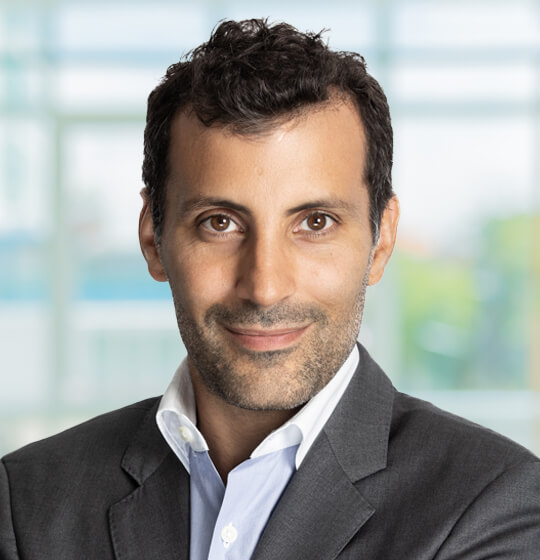
#> input picture uploads/people.jpg, 540 x 560 px
$ python -i Code.py   (imports and definitions only)   (older library calls are emulated)
#> lines starting #> are read from the running program, lines starting #| are printed output that depends on the picture
import os
from flask import Flask, request, render_template, redirect, url_for
import cv2
import numpy as np
import matplotlib.pyplot as plt
import matplotlib
# [3 lines not run here, left out]
UPLOAD_FOLDER = 'uploads'
# [1 line not run here, left out]
# [1 line that did not run here, left out]

def display_images(images, titles, save_path='static/uploads/result.png'):
    plt.figure(figsize=(15, 10))
    for i, (img, title) in enumerate(zip(images, titles)):
        plt.subplot(3, 3, i + 1)
        plt.imshow(cv2.cvtColor(img, cv2.COLOR_BGR2RGB))
        plt.title(title)
        plt.axis('off')
    plt.tight_layout()
    plt.savefig(save_path)
    plt.close()

def process_image(image_path):
#> called with image_path = 'uploads/people.jpg'
    image = cv2.imread(image_path)
#> image is the input picture: shape (560, 540, 3); mean B, G, R 151.3, 156, 156.7

    # Denoising the image
    gaussian_noise = np.random.normal(0, 25, image.shape).astype(np.uint8)
    noisy_image = cv2.add(image, gaussian_noise)
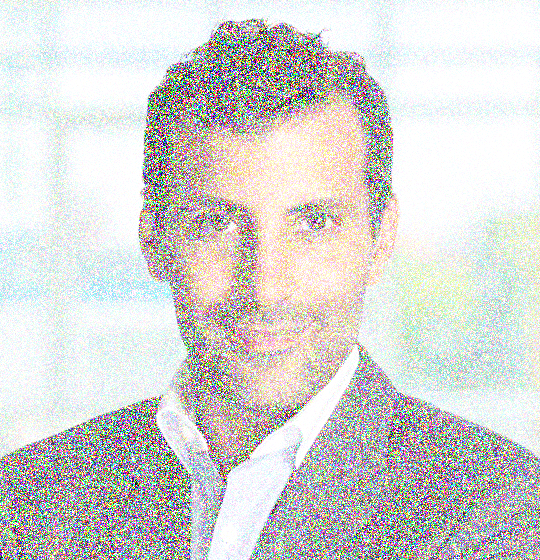
#> noisy_image: shape (560, 540, 3); mean B, G, R 209.6, 212.4, 213
    denoised_mean = cv2.blur(noisy_image, (5, 5))
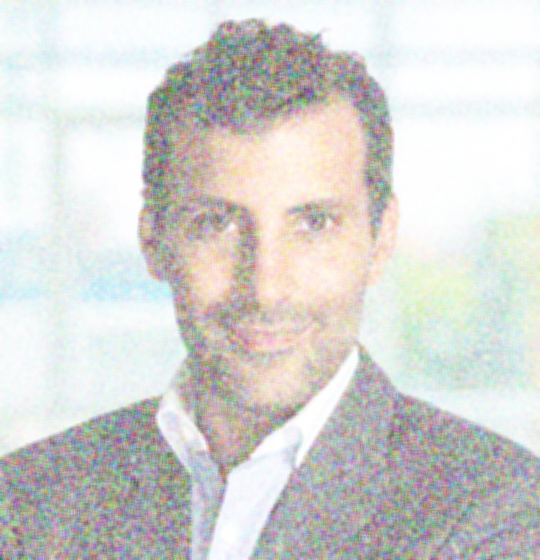
#> denoised_mean: shape (560, 540, 3); mean B, G, R 209.6, 212.4, 213
    denoised_median = cv2.medianBlur(noisy_image, 3)
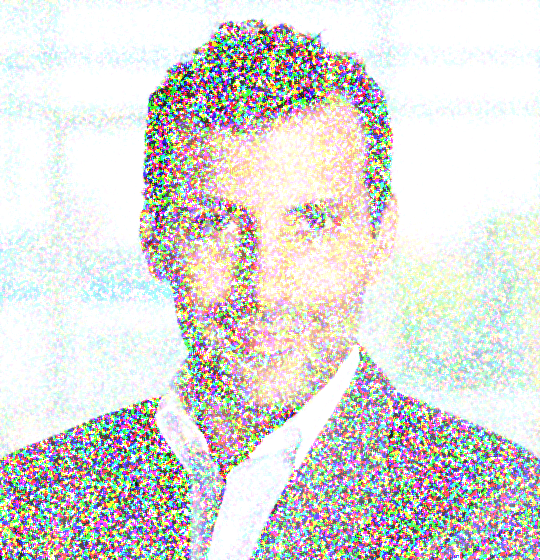
#> denoised_median: shape (560, 540, 3); mean B, G, R 213.2, 216.5, 217.3

    # Sharpening the image
    kernel = np.array([[-1, -1, -1],
                       [-1, 9, -1],
                       [-1, -1, -1]])
    sharpened_image = cv2.filter2D(src=image, ddepth=-1, kernel=kernel)

    # Edge Detection
    sobel_x = cv2.Sobel(cv2.cvtColor(image, cv2.COLOR_BGR2GRAY), cv2.CV_64F, 1, 0, ksize=3)
    sobel_y = cv2.Sobel(cv2.cvtColor(image, cv2.COLOR_BGR2GRAY), cv2.CV_64F, 0, 1, ksize=3)
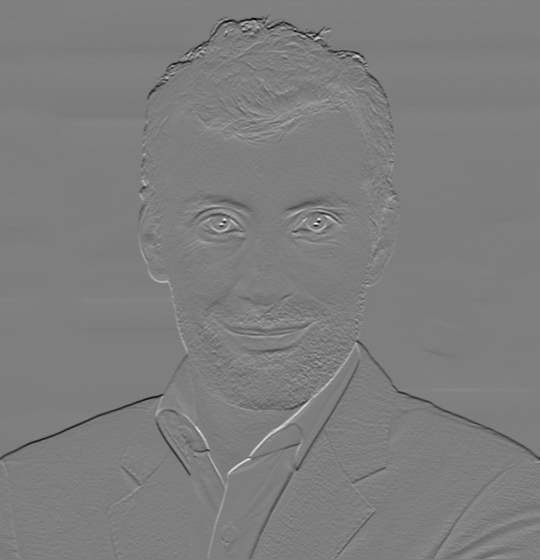
#> sobel_y: shape (560, 540) float64; min -770, max 784, mean -2; drawn with min black and max white
    sobel_edge = cv2.magnitude(sobel_x, sobel_y).astype(np.uint8)
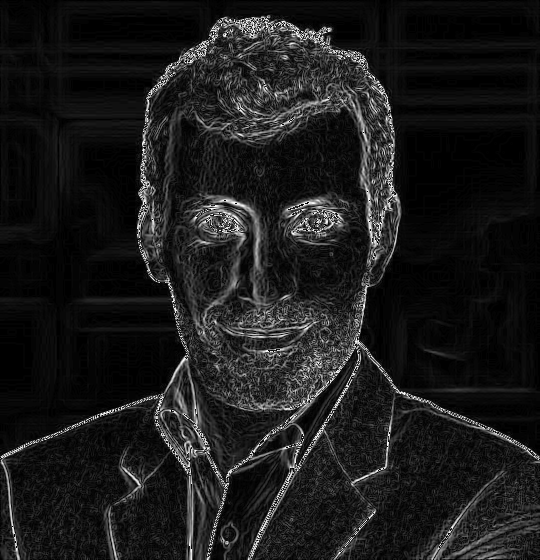
#> sobel_edge: shape (560, 540); min 0, max 255, mean 27.1

    prewitt_x = cv2.filter2D(cv2.cvtColor(image, cv2.COLOR_BGR2GRAY), -1, np.array([[1, 0, -1], [1, 0, -1], [1, 0, -1]]))
    prewitt_y = cv2.filter2D(cv2.cvtColor(image, cv2.COLOR_BGR2GRAY), -1, np.array([[1, 1, 1], [0, 0, 0], [-1, -1, -1]]))
    prewitt_edge = cv2.magnitude(prewitt_x.astype(float), prewitt_y.astype(float)).astype(np.uint8)

    gray_image = cv2.cvtColor(image, cv2.COLOR_BGR2GRAY)
    canny_edge = cv2.Canny(gray_image, 100, 200)
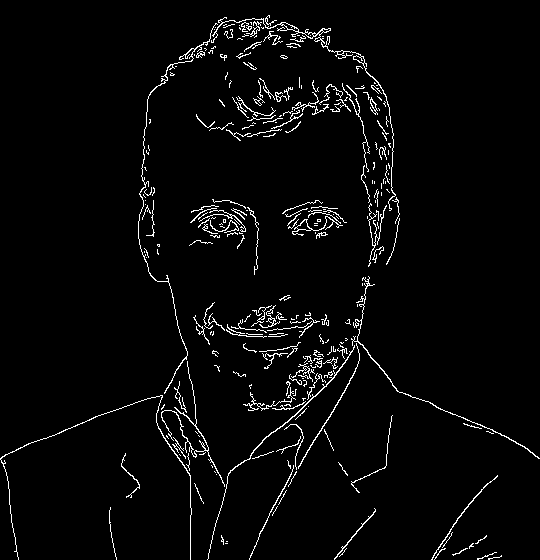
#> canny_edge: shape (560, 540); 3.2% white in thin lines or dots

    sobel_edge_rgb = cv2.merge([sobel_edge, sobel_edge, sobel_edge])
    prewitt_edge_rgb = cv2.merge([prewitt_edge, prewitt_edge, prewitt_edge])
    canny_edge_rgb = cv2.merge([canny_edge, canny_edge, canny_edge])
#> canny_edge_rgb: shape (560, 540, 3); 3.2% white in thin lines or dots

    images = [
        noisy_image, denoised_mean, denoised_median,
        sharpened_image, sobel_edge_rgb, prewitt_edge_rgb, canny_edge_rgb
    ]
    titles = [
        'Noisy (Gaussian)', 'Denoised (Mean)', 'Denoised (Median)',
        'Sharpened', 'Sobel Edge', 'Prewitt Edge', 'Canny Edge'
    ]

    display_images(images, titles)
#> the loop in display_images, `for i, (img, title) in enumerate(zip(images, titles)):` made 7 passes
#> title on passes 1 to 7: 'Noisy (Gaussian)', 'Denoised (Mean)', 'Denoised (Median)', 'Sharpened', 'Sobel Edge', 'Prewitt Edge', 'Canny Edge'
#> in display_images, `plt.savefig(save_path)`:
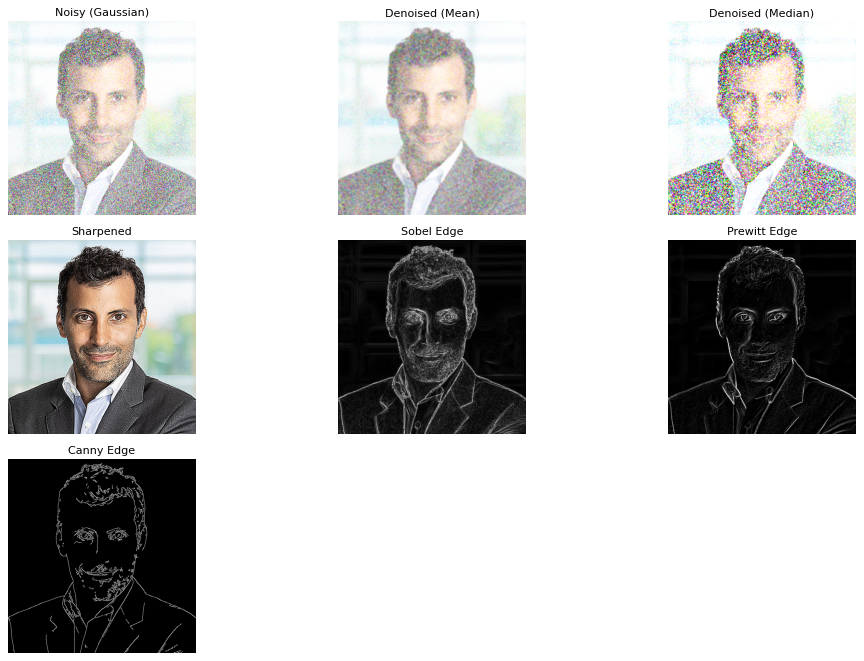
#> figure drawn by matplotlib, 7 panels

# [14 lines that did not run here, left out]

# [3 lines that did not run here, left out]

# [2 lines not run here, left out]

>>> result = process_image('uploads/people.jpg')
